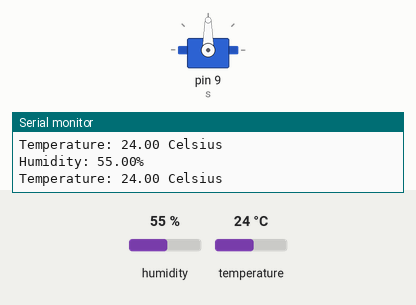
Bench run of a sketch on a simulated Arduino Uno, built with avr-gcc and run on an emulated ATmega328P. On the bench: servo, the last lines printed to the serial monitor. The test bench sets the inputs (shaded band); at power-on: temperature 24 °C, humidity 55 %.

Above: at 4.8 s.
4.9 s: temperature set to 27 °C
9.9 s: temperature set to 30 °C
At 12.36 s:
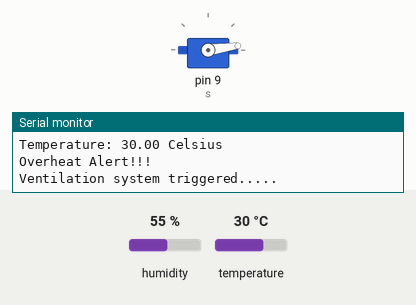
At 15.69 s:
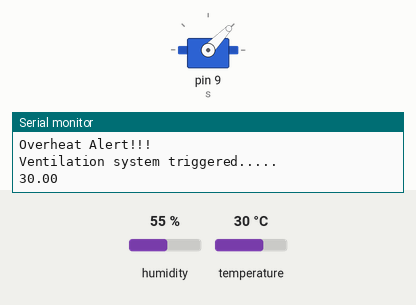
19.9 s: temperature set to 12 °C
At 21.0 s:
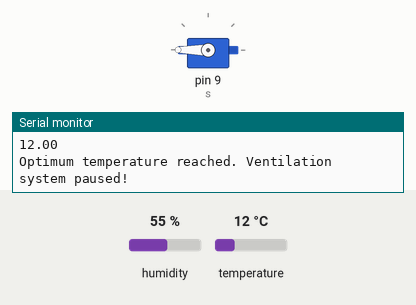
Timing chart, 0 to 22.9 s (numbered marks = the images above; inputs shaded):
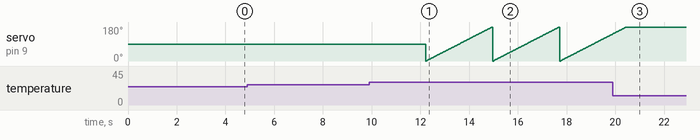

The sketch:

tempsensor.ino
```cpp
//Libraries
#include <DHT.h>
#include <Servo.h>

//Constants
#define DHTPIN 4     // what pin we're connected to
#define DHTTYPE DHT11   // DHT 11  (AM2302)
// Initialize DHT sensor for normal 16mhz Arduino
DHT dht(DHTPIN, DHTTYPE);
Servo s;


int chk;
float humidity;  //humidity
float temperature; //temperature

void setup()
{
  Serial.begin(9600);
  dht.begin();
  s.attach(9);
  s.write(90);

}

void motor(){
  for (int i=0; i<=180; i+=1){
    s.write(i);
    delay(15);
  }
}

void functions(){
  if (temperature > 26 && temperature <= 28){
    Serial.println("Greenhouse is running at optimal temperature and humidity levels!");
    Serial.println("Ventilation system paused.....");
  }

  else if (temperature > 28){
    Serial.println("Overheat Alert!!!");
    Serial.println("Ventilation system triggered.....");
    Serial.println("");
    while(temperature > 28){
      motor();
      temperature = dht.readTemperature();
      Serial.println(temperature);
    }

    Serial.println("Optimum temperature reached. Ventilation system paused!");
  }

  else if (temperature < 24){
    Serial.println("Temperature Drop Alert!!!");
    Serial.println("Please make sure that all the doors and ventilation outlets are closed.");
  }
}

void loop()
{
    //Read data and store to humidity and temperature
    humidity = dht.readHumidity();
    temperature = dht.readTemperature();

    //Print readings
    Serial.print("");
    Serial.print("Humidity: ");
    Serial.print(humidity);
    Serial.print("%");
    Serial.println("");
    Serial.print("Temperature: ");
    Serial.print(temperature);
    Serial.print(" Celsius");
    Serial.println("");

    functions();

    delay(4000); //Delay by 4 seconds
}
```

Measured:
- the behaviour switches between 28 and 29 °C on temperature (found by bisection; images 0 and 1)
- after the input at 19.9 s, servo on pin 9 (s): goes on until 20.4 s, then stays 180°
